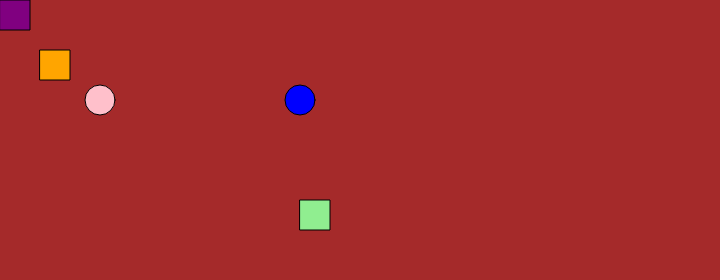
Frame 1 (no input)
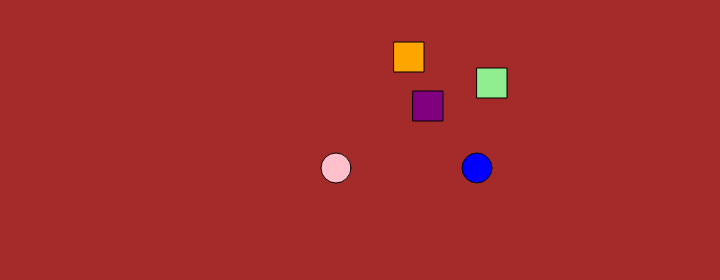
Frame 60 (no input)
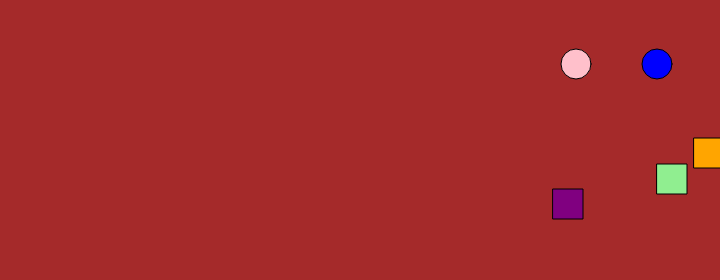
Frame 120 (the mouse pressed at the canvas centre since frame 60)

The p5.js sketch that drew these frames (run headless with seeded random() and noise() and a simulated clock; from frame 60 on, the mouse is pressed at the canvas centre):

// p5.js sketch
// ── sketch.js
var redBrick = {
    x: 0,
    y: 0,
    w: 30,
    h: 30,
    xSpeed: 7,
    ySpeed: 7,
    colour: 'purple',
    draw: function(){
        fill( this.colour );
        rect(this.x, this.y, this.w, this.h);
    },
    move: function(){
        this.x += this.xSpeed;
        this.y += this.ySpeed;

        if(this.x < 0 || this.x > width - this.w){
            this.xSpeed *= -1;
        }
        if(this.y > height - this.h || this.y < 0){
            this.ySpeed *= -1;
        }
    }
};

var blueBrick = {
    x: 40,
    y: 50,
    w: 30,
    h: 30,
    xSpeed: 6,
    ySpeed: 8,
    colour: 'orange',
    draw: function(){
        fill( this.colour );
        rect(this.x, this.y, this.w, this.h);
    },
    move: function(){
        this.x += this.xSpeed;
        this.y += this.ySpeed;

        if(this.x < 0 || this.x > width){
            this.xSpeed *= -1;
        }
        if(this.y > height || this.y < 0){
            this.ySpeed *= -1;
        }
    }
};
// redBrick.x++ returns current value then increments
// ++redBrick.x increments value and then returns   

function setup(){
    createCanvas(720,280);
}

function draw(){
    background('brown'); 
    redBrick.draw();
    redBrick.move();
    blueBrick.draw();
    blueBrick.move();
}

var greenBrick = {
    x: 100,
    y: 100,
    w: 30,
    h: 30,
    xSpeed: 4,
    ySpeed: 4,
    colour: 'pink',
    draw: function(){
        fill( this.colour );
        circle(this.x, this.y, this.w, this.h);
    },
    move: function(){
        this.x += this.xSpeed;
        this.y += this.ySpeed;

        if(this.x < 0 || this.x > width - this.w){
            this.xSpeed *= -1;
        }
        if(this.y > height - this.h || this.y < 0){
            this.ySpeed *= -1;
        }
    }
};

function setup(){
    createCanvas(720,280);
}

function draw(){
    background('brown'); 
    redBrick.draw();
    redBrick.move();
    blueBrick.draw();
    blueBrick.move();
    greenBrick.draw(); // Draw new brick
    greenBrick.move(); // Move new brick
}

var yellowBrick = {
    x: 300,
    y: 100,
    w: 30,
    h: 30,
    xSpeed: 3,
    ySpeed: 4,
    colour: 'blue',
    draw: function(){
        fill( this.colour );
        circle(this.x, this.y, this.w, this.h);
    },
    move: function(){
        this.x += this.xSpeed;
        this.y += this.ySpeed;

        if(this.x < 0 || this.x > width - this.w){
            this.xSpeed *= -1;
        }
        if(this.y > height - this.h || this.y < 0){
            this.ySpeed *= -1;
        }
    }
};

function setup(){
    createCanvas(720,280);
}

function draw(){
    background('brown'); 
    redBrick.draw();
    redBrick.move();
    blueBrick.draw();
    blueBrick.move();
    greenBrick.draw(); 
    greenBrick.move(); 
    yellowBrick.draw();
    yellowBrick.move()
}

var purpleBrick = {
    x: 300,
    y: 200,
    w: 30,
    h: 30,
    xSpeed: 3,
    ySpeed: 4,
    colour: 'lightgreen',
    draw: function(){
        fill( this.colour );
        rect(this.x, this.y, this.w, this.h);
    },
    move: function(){
        this.x += this.xSpeed;
        this.y += this.ySpeed;

        if(this.x < 0 || this.x > width - this.w){
            this.xSpeed *= -1;
        }
        if(this.y > height - this.h || this.y < 0){
            this.ySpeed *= -1;
        }
    }
};

function setup(){
    createCanvas(720,280);
}

function draw(){
    background('brown'); 
    redBrick.draw();
    redBrick.move();
    blueBrick.draw();
    blueBrick.move();
    greenBrick.draw(); 
    greenBrick.move(); 
    yellowBrick.draw();
    yellowBrick.move();
    purpleBrick.draw();
    purpleBrick.move();
}
